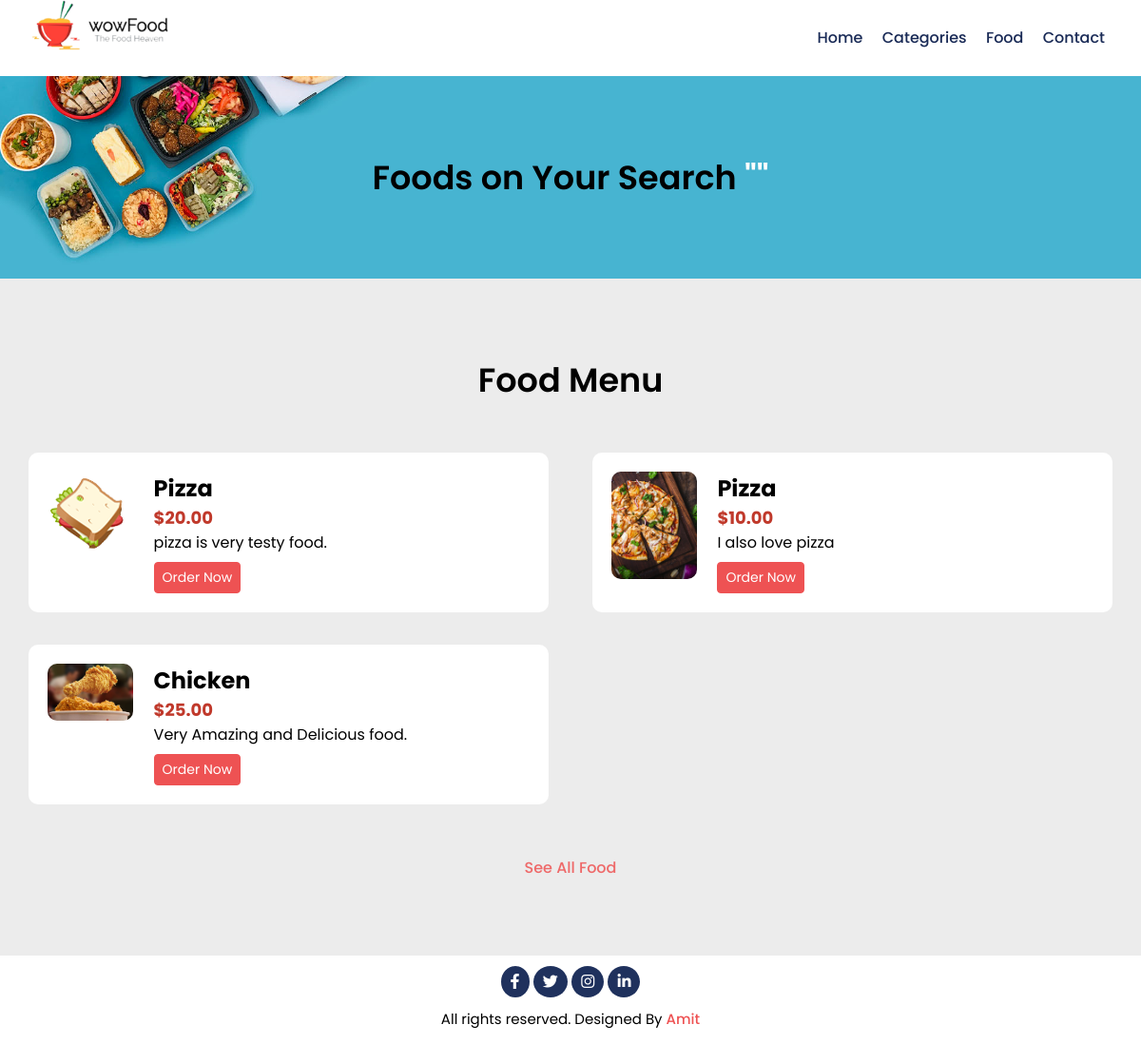
Page /foods-search.php on the committed database.
### tables this page shows
CREATE TABLE `tbl_food` (
  `id` int(11) NOT NULL,
  `title` varchar(100) NOT NULL,
  `description` text NOT NULL,
  `price` decimal(10,2) NOT NULL,
  `image_name` varchar(255) NOT NULL,
  `category_id` int(10) UNSIGNED NOT NULL,
  `featured` varchar(10) NOT NULL,
  `active` varchar(10) NOT NULL
);

### foods-search.php (the view, shortened to what this page needs)
<?php require_once('partials-front/header-menu.php'); ?>
      <div class="food-search">
        <div class="container">
          <?php
            $search = mysqli_real_escape_string($connection, $_POST['search']);
          ?>
         <h2>Foods on Your Search <span>"<?php echo $search; ?>"</span></h2>
        </div>
      </div>
      <div class="menu-area">
        <div class="container">
          <h2>Food Menu</h2>
          <div class="food-menu">
            <?php
              $sql_2 = mysqli_query($connection, "SELECT * FROM tbl_food WHERE title LIKE '%$search%' OR description LIKE '%$search%' ");
              $count2 = mysqli_num_rows($sql_2);
              if($count2 > 0){
                while($rows2 = mysqli_fetch_assoc($sql_2)) :
                  $title = $rows2['title'];
                  $price = $rows2['price'];
                  $description = $rows2['description'];
                  $image_name = $rows2['image_name'];  ?>
                  <div class="col-6">
                    <div class="food-img">
                      <?php
                        if($image_name != ""){
                          ?>
                          <img src="<?php echo SITEURL; ?>/img/food/<?php echo $image_name; ?>" alt="burger">
                          <?php
                        }else{
                          echo "Image not Found";
                        }
                      ?>
                    </div>
                    <div class="food-des">
                      <h3><?php echo $title; ?></h3>
                      <h4><?php echo '$'.$price; ?></h4>
                      <p><?php echo $description; ?></p>
                      <a class="btn-menu btn-primary" href="order.php">Order Now</a>
                    </div>
                  </div>
                  <?php endwhile; ?>
                  <?php
              }else{
                echo "Food Not Avilable!";
              }
            ?>
          </div>
         <p class="text-center" ><a href="">See All Food</a></p>
        </div>
      </div>
      <?php require_once('partials-front/footer.php'); ?>

### css/style.css (style rules this page uses)
* { margin: 0; padding: 0; font-family: 'Poppins', sans-serif; box-sizing: border-box; }
h2 { text-align: center; font-size: 35px; font-weight: 600; }
h3 { font-size: 24px; }
h4 { font-size: 18px; color: #c0392b; }
.container { max-width: 95%; margin: 0 auto; }
.btn-primary { padding: 8px 15px; color: #ffffff; background-color: #ee5253; font-size: 15px; border: 1px solid #ee5253; border-radius: 4px; }
.food-search { background-image: url('../img/bg.jpg'); background-repeat: no-repeat; background-position: center; background-size: cover; text-align: center; padding: 80px 0; }
.food-search span { color: #ffffff; }
.menu-area { padding: 80px 0; background-color: #ECECEC; }
.btn-menu { text-decoration: none; padding: 5px 8px; font-size: 14px; display: inline-block; margin-top: 8px; }
.menu-area .food-menu { display: flex; flex-direction: row; flex-wrap: wrap; justify-content: space-between; margin-top: 50px; }
.col-6 { flex-basis: 48%; padding: 20px; background-color: #ffffff; border-radius: 10px; margin-bottom: 3%; }
.food-img { width: 20%; float: left; margin-right: 2%; overflow: hidden; }
.food-img img { width: 90px; height: auto; object-fit: cover; border-radius: 10px; }
.food-des { width: 75%; overflow: hidden; }
.menu-area .text-center { text-align: center; margin-top: 20px; }
.menu-area .text-center a { text-align: center; color: #ee5252d8; font-size: 16px; font-weight: 500; text-decoration: none; }

### rows in the picture
tbl_food: image_name (picture), title "Pizza", price "20.00", description "pizza is very testy food."
tbl_food: image_name (picture), title "Pizza", price "10.00", description "I also love pizza"
tbl_food: image_name (picture), title "Chicken", price "25.00", description "Very Amazing and Delicious food."
